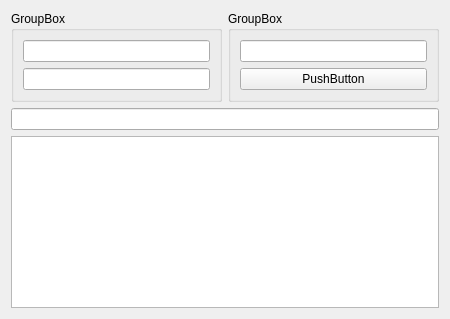
<?xml version="1.0" encoding="UTF-8"?>
<ui version="4.0">
 <class>ControleDePonto</class>
 <widget class="QWidget" name="ControleDePonto">
  <property name="geometry">
   <rect>
    <x>0</x>
    <y>0</y>
    <width>450</width>
    <height>319</height>
   </rect>
  </property>
  <property name="windowTitle">
   <string>Form</string>
  </property>
  <layout class="QGridLayout" name="gridLayout">
   <item row="0" column="0">
    <widget class="QGroupBox" name="groupBox">
     <property name="title">
      <string>GroupBox</string>
     </property>
     <layout class="QVBoxLayout" name="verticalLayout_2">
      <item>
       <widget class="QLineEdit" name="lineEdit_2"/>
      </item>
      <item>
       <widget class="QLineEdit" name="lineEdit_3"/>
      </item>
     </layout>
    </widget>
   </item>
   <item row="0" column="1">
    <widget class="QGroupBox" name="groupBox_2">
     <property name="title">
      <string>GroupBox</string>
     </property>
     <layout class="QVBoxLayout" name="verticalLayout">
      <item>
       <widget class="QLineEdit" name="lineEdit_4"/>
      </item>
      <item>
       <widget class="QPushButton" name="pushButton">
        <property name="text">
         <string>PushButton</string>
        </property>
       </widget>
      </item>
     </layout>
    </widget>
   </item>
   <item row="1" column="0" colspan="2">
    <widget class="QLineEdit" name="lineEdit"/>
   </item>
   <item row="2" column="0" colspan="2">
    <widget class="QTableWidget" name="tableWidget"/>
   </item>
  </layout>
 </widget>
 <resources/>
 <connections/>
</ui>
